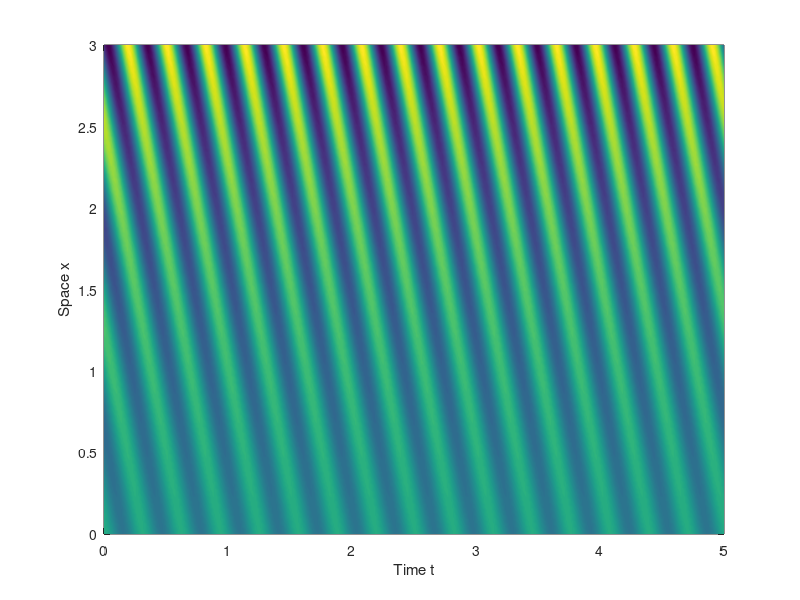

Here is the MATLAB script that generated this plot:
function [U, t, x] = DukeSynthetic( varargin )
%%DUKESYNTHETIC Generate a synthetic 1-d linear instability field
% from D. Duke, J. Soria, and D. Honnery, “An error analysis of the dynamic
% mode decomposition,” Exp. Fluids 52, 529–542 (2012).
%
% [U, t, x] = DUKESYNTHETIC( NAME, VALUE, ... )
% Evaluate the evolution of an exponential space-time mode
% exp( SpaceFrequency x ) * ( TimeFrequency t )
% where both Space and Time frequencies are complex numbers, whose real
% parts are growth/decay rates, and imaginary parts oscillation
% frequencies.
%
% Function takes the following optional named parameters (default value in
% parentheses):
%
%   TimeLength -- length of time interval (default: 5)
%   SpaceWidth -- width of the space domain (default: 3)
%   TimePoints -- number of points on the time domain (default: 501)
%   SpacePoints -- number of points in the space domain (default: 201)
%   TimeComplexFrequency -- complex time frequency (default: 20i)
%   SpaceComplexFrequency -- complex space frequency (default: 0.5 + 5i)
%
% The outputs are:
%   U -- data matrix, each row corresponds to a time-slice, each column to a
%        time trace of the mode evolution
%   t -- time axis
%   x -- space axis
%
% If no output arguments are requested, a false-color plot of the data is
% produced.
%
% See also DEMOKOOPMANMODES

% Copyright 2015 under BSD license (see LICENSE file).

% parse arguments
parser = inputParser;

%%
% validators for parameter types

positiveScalar = @(n)isscalar(n) && ...
               isnumeric(n) && ...
               isfinite(n) && ...
               n > 0;

complexScalar = @(n)isscalar(n) && ...
               isnumeric(n) && ...
               isfinite(n);

parser.addParameter('TimeLength', 5, positiveScalar );
parser.addParameter('SpaceWidth', 3, positiveScalar );
parser.addParameter('TimePoints', 501, positiveScalar );
parser.addParameter('SpacePoints', 201, positiveScalar );
parser.addParameter('TimeComplexFrequency', 20i, complexScalar);
parser.addParameter('SpaceComplexFrequency', 0.5+5i, complexScalar);
parser.parse(varargin{:});

p = parser.Results;

%%
% Extract real and imaginary parts
Omega = imag(p.TimeComplexFrequency);
Sigma = real(p.TimeComplexFrequency);

Kappa = imag(p.SpaceComplexFrequency);
Gamma = real(p.SpaceComplexFrequency);

% Mode function
Mode = @(t,x)real( exp( p.TimeComplexFrequency*t ) .* ...
                   exp( p.SpaceComplexFrequency*x ) );

%%
% Evaluate the mode on the time-space grid
x = linspace(0,p.SpaceWidth,p.SpacePoints);
t = linspace(0,p.TimeLength,p.TimePoints);
U = bsxfun( Mode, t, x' );

if nargout < 1
  pcolor( t, x, U );
  xlabel('Time t');
  ylabel('Space x');
  shading interp
end
